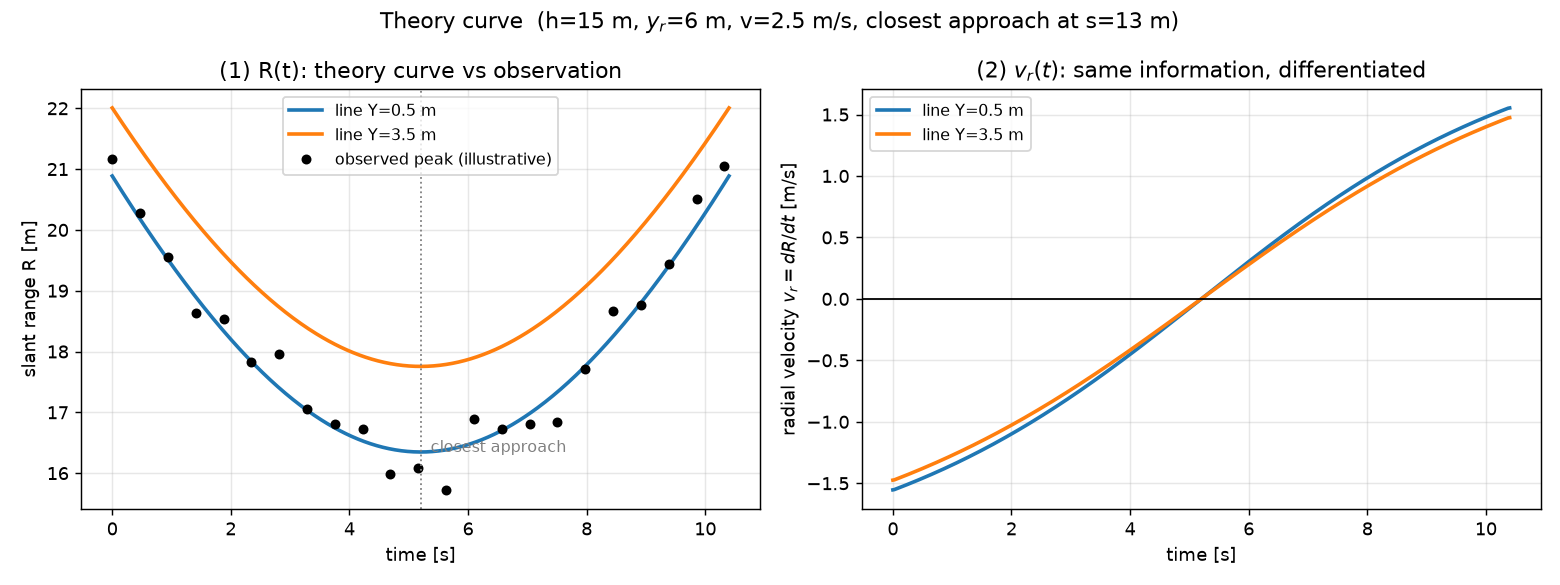

Write Python code to recreate this figure.
# 理論曲線とは何かを示す説明用の図。実データは使わない。
#
# 走者が走路（直線）を等速で動くとき、レーダーまでの斜距離は
#   R(t) = sqrt( (s(t) - X0)^2 + d^2 )
# で決まる。s は走路に沿った位置、X0 は最接近点、d は横方向離隔。
# 近づく→最接近→遠ざかる、の V 字を底で丸めた形になる。
#
# 10/2 の図(1) は、この曲線を観測ピーク列に重ねたもの。
# 図(2) は、ライン違い（d 違い）で曲線がどれだけ離れるかを見るもの。

import matplotlib
matplotlib.use("Agg")
import matplotlib.pyplot as plt
import numpy as np

from geometry import slant_range

H, Y_R, V = 15.0, 6.0, 2.5      # 設置高[m] / セットバック[m] / 走行速度[m/s]（いずれも仮）
X0 = 13.0                        # 最接近点（走路の中央と仮定）

t = np.linspace(0, 26 / V, 400)  # 26 m を走り切るまで
s = V * t                        # 走路に沿った位置[m]

fig, axes = plt.subplots(1, 2, figsize=(12, 4.5))

for y, c in ((0.5, "C0"), (3.5, "C1")):
    r = slant_range(s - X0, y, Y_R, H)                       # (T,)
    axes[0].plot(t, r, c, lw=2, label=f"line Y={y} m")
    axes[1].plot(t, np.gradient(r, t), c, lw=2, label=f"line Y={y} m")

# 観測はこういう形で乗る、という雰囲気（説明用のダミー点）
rng = np.random.default_rng(0)
r_obs = slant_range(s - X0, 0.5, Y_R, H)
pick = np.arange(0, len(t), 18)
axes[0].plot(t[pick], np.round(r_obs[pick] / 0.846) * 0.846 + rng.normal(0, 0.15, pick.size),
             "k.", ms=9, label="observed peak (illustrative)")

axes[0].axvline(X0 / V, color="gray", ls=":", lw=1)
axes[0].text(X0 / V, slant_range(0, 0.5, Y_R, H), "  closest approach", fontsize=9, color="gray")
axes[0].set_ylabel("slant range R [m]")
axes[0].set_title("(1) R(t): theory curve vs observation")

axes[1].axhline(0, color="k", lw=1)
axes[1].set_ylabel("radial velocity $v_r = dR/dt$ [m/s]")
axes[1].set_title("(2) $v_r(t)$: same information, differentiated")

for ax in axes:
    ax.set_xlabel("time [s]")
    ax.grid(alpha=0.3)
    ax.legend(fontsize=9)
fig.suptitle(f"Theory curve  (h={H:.0f} m, $y_r$={Y_R:.0f} m, v={V} m/s, closest approach at s={X0:.0f} m)")
fig.tight_layout()
fig.savefig("theory_curve_demo.png", dpi=130)
print("-> theory_curve_demo.png")
